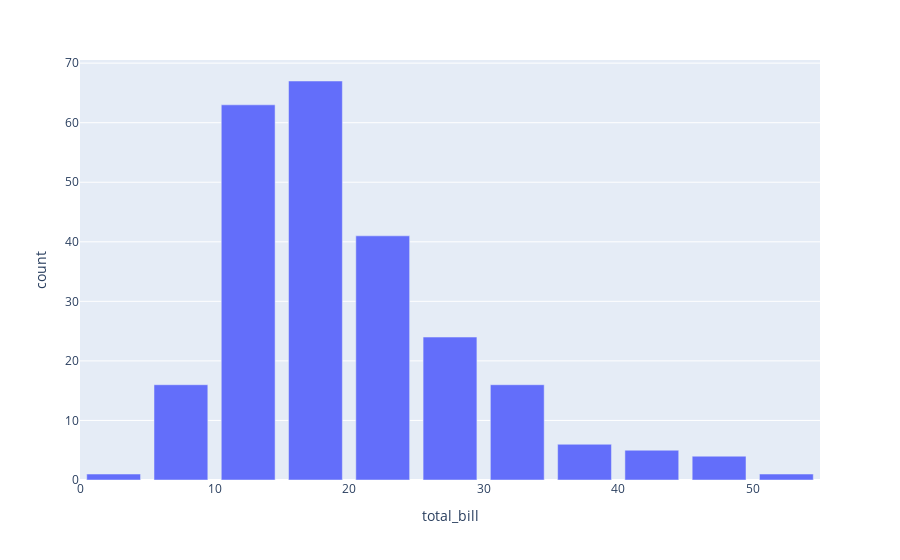

Notebook cell for this chart:
### Markdown cell above
# Accessing the counts (y-axis) values

### Code cell
import plotly.express as px
import numpy as np

df = px.data.tips()
# create the bins
counts, bins = np.histogram(df.total_bill, bins=range(0, 60, 5))
bins = 0.5 * (bins[:-1] + bins[1:])

fig = px.bar(x=bins, y=counts, labels={'x':'total_bill', 'y':'count'})
fig.show()

### Figure 1 — Plotly figure (JSON) as saved in the notebook; plotly's stock layout.template omitted (floating-point values rounded to 4 significant figures)
{"data": [{"alignmentgroup": "True", "hovertemplate": "total_bill=%{x}<br>count=%{y}<extra></extra>", "legendgroup": "", "marker": {"color": "#636efa", "pattern": {"shape": ""}}, "name": "", "offsetgroup": "", "orientation": "v", "showlegend": false, "textposition": "auto", "type": "bar", "x": [2.5, 7.5, 12.5, 17.5, 22.5, 27.5, 32.5, 37.5, 42.5, 47.5, 52.5], "xaxis": "x", "y": [1, 16, 63, 67, 41, 24, 16, 6, 5, 4, 1], "yaxis": "y"}], "layout": {"barmode": "relative", "legend": {"tracegroupgap": 0}, "margin": {"t": 60}, "xaxis": {"anchor": "y", "domain": [0, 1], "title": {"text": "total_bill"}}, "yaxis": {"anchor": "x", "domain": [0, 1], "title": {"text": "count"}}}}
